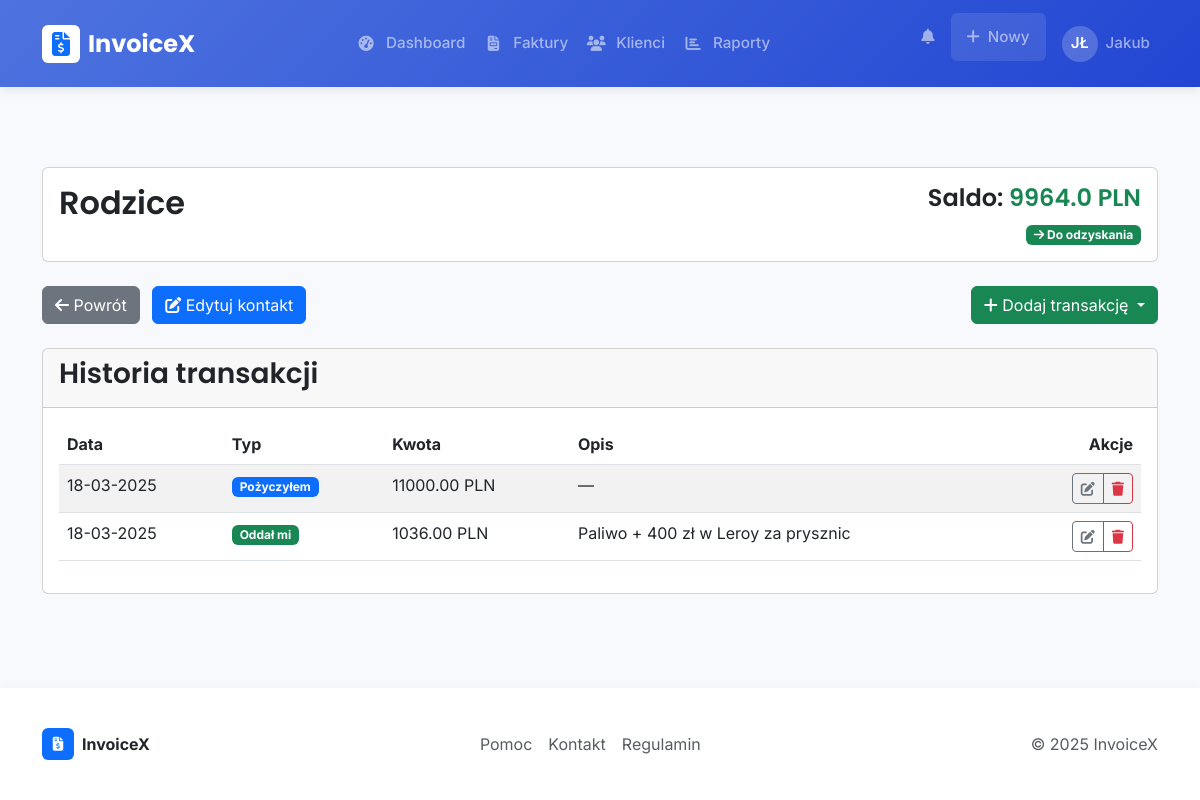
Screenshot of /contacts/1/view (signed in) with the database file from the repository.
### app/models/user.py (models this page shows, shortened)
class User(db.Model, UserMixin):
    __tablename__ = 'users'
    id = db.Column(db.Integer, primary_key=True)
    uuid = db.Column(db.String(36), unique=True, default=lambda: str(uuid.uuid4()))
    email = db.Column(db.String(120), unique=True, nullable=False, index=True)
    password_hash = db.Column(db.String(256), nullable=False)
    first_name = db.Column(db.String(50), nullable=False)
    last_name = db.Column(db.String(50), nullable=False)
    company_name = db.Column(db.String(100))
    tax_id = db.Column(db.String(50))  # NIP
    address_line1 = db.Column(db.String(100))
    address_line2 = db.Column(db.String(100))
    city = db.Column(db.String(50))
    postal_code = db.Column(db.String(20))
    country = db.Column(db.String(50))
    phone = db.Column(db.String(20))
    logo = db.Column(db.String(255))  # Ścieżka do pliku logo
    is_active = db.Column(db.Boolean, default=True)
    confirmed = db.Column(db.Boolean, default=False)
    confirmed_on = db.Column(db.DateTime)
    created_at = db.Column(db.DateTime, default=datetime.utcnow)
    updated_at = db.Column(db.DateTime, default=datetime.utcnow, onupdate=datetime.utcnow)
    last_login = db.Column(db.DateTime)
    clients = db.relationship('Client', backref='user', lazy='dynamic', cascade='all, delete-orphan')
    invoices = db.relationship('Invoice', backref='user', lazy='dynamic', cascade='all, delete-orphan')

### app/models/contact.py (models this page shows, shortened)
class Contact(db.Model):
    __tablename__ = 'contacts'
    id = db.Column(db.Integer, primary_key=True)
    user_id = db.Column(db.Integer, db.ForeignKey('users.id'), nullable=False)
    name = db.Column(db.String(100), nullable=False)
    email = db.Column(db.String(120), nullable=True)
    phone = db.Column(db.String(20), nullable=True)
    notes = db.Column(db.Text, nullable=True)
    created_at = db.Column(db.DateTime, default=datetime.utcnow, nullable=False)
    updated_at = db.Column(db.DateTime, default=datetime.utcnow, onupdate=datetime.utcnow, nullable=False)
    user = db.relationship('User', backref=db.backref('contacts', lazy=True))
    def get_balance(self):
        from app.models.transaction import Transaction
        return Transaction.get_balance_with_contact(self.user_id, self.id)

### app/models/transaction.py (models this page shows, shortened)
class Transaction(db.Model):
    __tablename__ = 'transactions'
    id = db.Column(db.Integer, primary_key=True)
    user_id = db.Column(db.Integer, db.ForeignKey('users.id'), nullable=False)
    contact_id = db.Column(db.Integer, db.ForeignKey('contacts.id'), nullable=False)
    amount = db.Column(db.Numeric(10, 2), nullable=False)
    transaction_type = db.Column(db.Enum(TransactionType), nullable=False)
    description = db.Column(db.String(255), nullable=True)
    date = db.Column(db.DateTime, default=datetime.utcnow, nullable=False)
    created_at = db.Column(db.DateTime, default=datetime.utcnow, nullable=False)
    updated_at = db.Column(db.DateTime, default=datetime.utcnow, onupdate=datetime.utcnow, nullable=False)
    user = db.relationship('User', backref=db.backref('transactions', lazy=True))
    contact = db.relationship('Contact', backref=db.backref('transactions', lazy=True))
    @staticmethod
    def get_balance_with_contact(user_id, contact_id):
        transactions = Transaction.query.filter_by(user_id=user_id, contact_id=contact_id).all()
        balance = 0
        for transaction in transactions:
            if transaction.transaction_type == TransactionType.LENT_TO:
                balance += float(transaction.amount)
            elif transaction.transaction_type == TransactionType.RECEIVED_FROM:
                balance -= float(transaction.amount)
        return balance
    @staticmethod
    def get_transaction_history(user_id, contact_id):
        return Transaction.query.filter_by(
            user_id=user_id,
            contact_id=contact_id
        ).order_by(Transaction.date.desc()).all()

### app/routes/contact.py (the view)
@contact_bp.route('/<int:id>/view')
@login_required
def view(id):
    contact = Contact.query.filter_by(id=id, user_id=current_user.id).first_or_404()
    transactions = Transaction.get_transaction_history(current_user.id, id)
    balance = contact.get_balance()
    return render_template(
        'contact/view.html',
        contact=contact,
        transactions=transactions,
        balance=balance,
        TransactionType=TransactionType
    )

### app/models/user.py (called while the page is built)
@login_manager.user_loader
def load_user(user_id):
    return User.query.get(user_id)

### app/templates/contact/view.html (shortened to what this page needs)
{% extends "layout.html" %}
{% block content %}
<div class="container py-4">
  <div class="card mb-4">
    <div class="card-body">
      <div class="d-flex justify-content-between align-items-start">
        <div>
          <h2>{{ contact.name }}</h2>
        </div>
        <div class="text-end">
          <h4>
            Saldo:
            <span class="{% if balance > 0 %}text-success{% elif balance < 0 %}text-danger{% else %}text-secondary{% endif %}">
              {{ balance|abs|round(2) }} PLN
            </span>
          </h4>
          <p class="mb-0">
            {% if balance > 0 %}
              <span class="badge bg-success"><i class="fas fa-arrow-right"></i> Do odzyskania</span>
            {% elif balance < 0 %}
              <span class="badge bg-danger"><i class="fas fa-arrow-left"></i> Do oddania</span>
            {% else %}
              <span class="badge bg-secondary"><i class="fas fa-equals"></i> Rozliczone</span>
            {% endif %}
          </p>
        </div>
      </div>
    </div>
  </div>
  <div class="d-flex justify-content-between mb-4">
    <div>
      <a href="{{ url_for('contact.index') }}" class="btn btn-secondary me-2">
        <i class="fas fa-arrow-left"></i> Powrót
      </a>
      <a href="{{ url_for('contact.edit', id=contact.id) }}" class="btn btn-primary me-2">
        <i class="fas fa-edit"></i> Edytuj kontakt
      </a>
    </div>
    <div class="dropdown">
      <button class="btn btn-success dropdown-toggle" type="button" id="transactionDropdown" data-bs-toggle="dropdown" aria-expanded="false">
        <i class="fas fa-plus"></i> Dodaj transakcję
      </button>
    </div>
  </div>
  <div class="card">
    <div class="card-header">
      <h3>Historia transakcji</h3>
    </div>
    <div class="card-body">
      {% if transactions %}
      <div class="table-responsive">
        <table class="table table-striped">
          <thead>
            <tr>
              <th>Data</th>
              <th>Typ</th>
              <th>Kwota</th>
              <th>Opis</th>
              <th class="text-end">Akcje</th>
            </tr>
          </thead>
          <tbody>
            {% for transaction in transactions %}
            <tr>
              <td>{{ transaction.date.strftime('%d-%m-%Y') }}</td>
              <td>
                {% if transaction.transaction_type == TransactionType.LENT_TO %}
                  <span class="badge bg-primary">Pożyczyłem</span>
                {% elif transaction.transaction_type == TransactionType.RECEIVED_FROM %}
                  <span class="badge bg-success">Oddał mi</span>
                {% endif %}
              </td>
              <td>{{ transaction.amount|round(2) }} PLN</td>
              <td>{{ transaction.description or '—' }}</td>
              <td class="text-end">
                <div class="btn-group btn-group-sm" role="group">
                  <a href="{{ url_for('transaction.edit', id=transaction.id) }}" class="btn btn-outline-secondary" title="Edytuj">
                    <i class="fas fa-edit"></i>
                  </a>
                  <button type="button" class="btn btn-outline-danger" title="Usuń" data-bs-toggle="modal" data-bs-target="#deleteTransactionModal{{ transaction.id }}">
                    <i class="fas fa-trash"></i>
                  </button>
                </div>
              </td>
            </tr>
            {% endfor %}
          </tbody>
        </table>
      </div>
      {% else %}
      <div class="alert alert-info">
        <i class="fas fa-info-circle"></i> Brak transakcji z tym kontaktem. Dodaj pierwszą transakcję, aby rozpocząć śledzenie salda.
      </div>
      {% endif %}
    </div>
  </div>
</div>
{% endblock %}

### app/templates/layout.html (shortened to what this page needs)
<!DOCTYPE html>
<html lang="pl">
<head>
    <link href="https://cdn.jsdelivr.net/npm/bootstrap@5.3.0/dist/css/bootstrap.min.css" rel="stylesheet">
    <link rel="stylesheet" href="https://cdnjs.cloudflare.com/ajax/libs/font-awesome/6.4.0/css/all.min.css">
    <link rel="stylesheet" href="{{ url_for('static', filename='css/style.css') }}">
</head>
<body>
    {% if current_user.is_authenticated %}
    <nav class="navbar navbar-expand-lg navbar-dark sticky-top">
        <div class="container">
            <a class="navbar-brand d-flex align-items-center" href="{{ url_for('dashboard.index') }}">
                <div class="brand-icon me-2 d-flex align-items-center justify-content-center bg-white text-primary rounded" style="width: 38px; height: 38px;">
                    <i class="fas fa-file-invoice-dollar"></i>
                </div>
                {{ app_name }}
            </a>
            <div class="collapse navbar-collapse" id="navbarMain">
                <ul class="navbar-nav mx-auto">
                    <li class="nav-item">
                        <a class="nav-link d-flex align-items-center" href="{{ url_for('dashboard.index') }}">
                            <span class="nav-icon"><i class="fas fa-tachometer-alt"></i></span>
                            Dashboard
                        </a>
                    </li>
                    <li class="nav-item">
                        <a class="nav-link d-flex align-items-center" href="{{ url_for('dashboard.invoices') }}">
                            <span class="nav-icon"><i class="fas fa-file-invoice"></i></span>
                            Faktury
                        </a>
                    </li>
                    <li class="nav-item">
                        <a class="nav-link d-flex align-items-center" href="{{ url_for('dashboard.clients') }}">
                            <span class="nav-icon"><i class="fas fa-users"></i></span>
                            Klienci
                        </a>
                    </li>
                    <li class="nav-item">
                        <a class="nav-link d-flex align-items-center" href="{{ url_for('reports.index') }}">
                            <span class="nav-icon"><i class="fas fa-chart-bar"></i></span>
                            Raporty
                        </a>
                    </li>
                </ul>
                <ul class="navbar-nav">
                    <li class="nav-item me-2">
                        <a class="nav-link notification-badge" href="#" title="Powiadomienia">
                            <i class="fas fa-bell"></i>
                        </a>
                    </li>
                    <li class="nav-item dropdown me-2">
                        <a class="nav-link dropdown-toggle d-flex align-items-center px-3 rounded bg-white bg-opacity-10"
                           href="#" id="navbarDropdownCreate" role="button"
                           data-bs-toggle="dropdown" aria-expanded="false">
                            <i class="fas fa-plus me-2"></i>Nowy
                        </a>
                    </li>
                    <li class="nav-item dropdown">
                        <a class="nav-link dropdown-toggle d-flex align-items-center" href="#"
                           id="navbarDropdownUser" role="button"
                           data-bs-toggle="dropdown" aria-expanded="false">
                            <div class="user-avatar">
                                {{ current_user.first_name[0] }}{{ current_user.last_name[0] if current_user.last_name else "" }}
                            </div>
                            <span>{{ current_user.first_name }}</span>
                        </a>
                    </li>
                </ul>
            </div>
        </div>
    </nav>
    {% endif %}
    <main class="main-content container">
        {% block content %}{% endblock %}
    </main>
    <footer class="mt-auto">
        <div class="container">
            <div class="d-flex flex-column flex-md-row justify-content-between align-items-center py-3">
                <div class="mb-2 mb-md-0">
                    <a href="#" class="text-decoration-none">
                        <div class="d-flex align-items-center">
                            <div class="footer-logo d-flex align-items-center justify-content-center bg-primary text-white rounded me-2" style="width: 32px; height: 32px;">
                                <i class="fas fa-file-invoice-dollar fa-sm"></i>
                            </div>
                            <span class="text-dark fw-bold">{{ app_name }}</span>
                        </div>
                    </a>
                </div>
                <div class="d-flex">
                    <a href="#" class="text-muted me-3 text-decoration-none">Pomoc</a>
                    <a href="#" class="text-muted me-3 text-decoration-none">Kontakt</a>
                    <a href="#" class="text-muted text-decoration-none">Regulamin</a>
                </div>
                <div class="text-muted">
                    &copy; {{ current_year }} {{ app_name }}
                </div>
            </div>
        </div>
    </footer>
</body>
</html>

### app/static/css/style.css (style rules this page uses)
body { min-height: 100vh; display: flex; flex-direction: column; }
main { flex: 1; }
.navbar-brand { font-weight: 600; }
.nav-icon { width: 1.25rem; text-align: center; margin-right: 0.5rem; }

### app/templates/layout.html (style rules this page uses)
:root { --primary-color: #4e73df; --primary-dark: #2e59d9; --secondary-color: #858796; --success-color: #1cc88a; --warning-color: #f6c23e; --danger-color: #e74a3b; --light-color: #f8f9fc; --dark-color: #5a5c69; --body-bg: #f8f9fd; --card-shadow: 0 4px 20px rgba(0, 0, 0, 0.05); --nav-shadow: 0 4px 10px rgba(0, 0, 0, 0.07); }
body { font-family: 'Inter', sans-serif; background-color: var(--body-bg); min-height: 100vh; display: flex; flex-direction: column; }
h1, h2, h3, h4, h5, h6, .navbar-brand { font-family: 'Poppins', sans-serif; font-weight: 600; }
.navbar { padding: 0.8rem 1rem; box-shadow: var(--nav-shadow); }
.navbar-dark { background: linear-gradient(135deg, #4e73df 0%, #2246d2 100%); }
.navbar-brand { font-size: 1.5rem; font-weight: 700; }
.nav-link { font-size: 0.95rem; font-weight: 500; padding: 0.8rem 1rem; position: relative; transition: all 0.3s ease; }
.navbar-dark .nav-link::after { content: ''; position: absolute; bottom: -2px; left: 50%; width: 0; height: 3px; background: #fff; transition: all 0.3s ease; transform: translateX(-50%); opacity: 0; border-radius: 3px; }
.nav-icon { display: inline-flex; align-items: center; justify-content: center; width: 24px; text-align: center; margin-right: 8px; }
.main-content { flex: 1; padding: 2rem 0; }
footer { background-color: #fff; padding: 1.5rem 0; box-shadow: 0 -3px 10px rgba(0, 0, 0, 0.025); }
.user-avatar { width: 36px; height: 36px; border-radius: 50%; display: flex; align-items: center; justify-content: center; background: rgba(255, 255, 255, 0.2); margin-right: 8px; font-weight: 600; color: white; }
.notification-badge { position: relative; }
.notification-badge::after { content: ''; position: absolute; top: 10px; right: 7px; width: 8px; height: 8px; background-color: #e74a3b; border-radius: 50%; animation: pulse 2s infinite; }

### rows the page displays
User: first_name "J", last_name "Ł", first_name "Jakub"
Contact: name "Rodzice"
Transaction: transaction_type "Pożyczyłem"
Transaction: transaction_type "Oddał mi"

### other values shown
{{ app_name }} "InvoiceX"
{{ balance|abs|round(2) }} "9964.0"
{{ current_year }} "2025"
